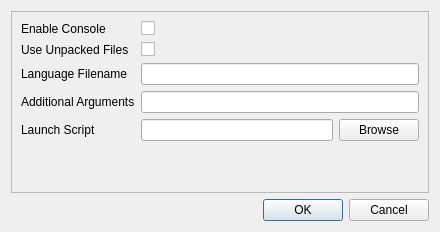
<?xml version="1.0" encoding="UTF-8"?>
<ui version="4.0">
 <class>LauncherSettingsDialog</class>
 <widget class="QDialog" name="LauncherSettingsDialog">
  <property name="windowModality">
   <enum>Qt::ApplicationModal</enum>
  </property>
  <property name="geometry">
   <rect>
    <x>0</x>
    <y>0</y>
    <width>440</width>
    <height>232</height>
   </rect>
  </property>
  <property name="windowTitle">
   <string>Launcher Arguments</string>
  </property>
  <property name="locale">
   <locale language="English" country="UnitedStates"/>
  </property>
  <property name="modal">
   <bool>true</bool>
  </property>
  <layout class="QVBoxLayout" name="verticalLayout">
   <item>
    <widget class="QFrame" name="frame">
     <property name="frameShape">
      <enum>QFrame::StyledPanel</enum>
     </property>
     <property name="frameShadow">
      <enum>QFrame::Raised</enum>
     </property>
     <layout class="QFormLayout" name="formLayout">
      <item row="0" column="0">
       <widget class="QLabel" name="enableConsoleLabel">
        <property name="text">
         <string>Enable Console</string>
        </property>
       </widget>
      </item>
      <item row="0" column="1">
       <widget class="QCheckBox" name="enableConsoleInput"/>
      </item>
      <item row="1" column="0">
       <widget class="QLabel" name="useUnpackedFilesLabel">
        <property name="text">
         <string>Use Unpacked Files</string>
        </property>
       </widget>
      </item>
      <item row="1" column="1">
       <widget class="QCheckBox" name="unpackedFilesInput"/>
      </item>
      <item row="2" column="0">
       <widget class="QLabel" name="customLanguageNameLabel">
        <property name="text">
         <string>Language Filename</string>
        </property>
       </widget>
      </item>
      <item row="2" column="1">
       <widget class="QLineEdit" name="langInput"/>
      </item>
      <item row="3" column="0">
       <widget class="QLabel" name="additionalArgumentsLabel">
        <property name="text">
         <string>Additional Arguments</string>
        </property>
       </widget>
      </item>
      <item row="3" column="1">
       <widget class="QLineEdit" name="customArgsInput"/>
      </item>
      <item row="4" column="0">
       <widget class="QLabel" name="launchScriptLabel">
        <property name="text">
         <string>Launch Script</string>
        </property>
       </widget>
      </item>
      <item row="4" column="1">
       <layout class="QHBoxLayout" name="horizontalLayout">
        <item>
         <widget class="QLineEdit" name="launchScriptInput"/>
        </item>
        <item>
         <widget class="QPushButton" name="scriptSearchBtn">
          <property name="text">
           <string>Browse</string>
          </property>
         </widget>
        </item>
       </layout>
      </item>
     </layout>
    </widget>
   </item>
   <item>
    <widget class="QDialogButtonBox" name="buttonBox">
     <property name="orientation">
      <enum>Qt::Horizontal</enum>
     </property>
     <property name="standardButtons">
      <set>QDialogButtonBox::Cancel|QDialogButtonBox::Ok</set>
     </property>
    </widget>
   </item>
  </layout>
 </widget>
 <resources/>
 <connections>
  <connection>
   <sender>buttonBox</sender>
   <signal>accepted()</signal>
   <receiver>LauncherSettingsDialog</receiver>
   <slot>accept()</slot>
   <hints>
    <hint type="sourcelabel">
     <x>224</x>
     <y>274</y>
    </hint>
    <hint type="destinationlabel">
     <x>157</x>
     <y>274</y>
    </hint>
   </hints>
  </connection>
  <connection>
   <sender>buttonBox</sender>
   <signal>rejected()</signal>
   <receiver>LauncherSettingsDialog</receiver>
   <slot>reject()</slot>
   <hints>
    <hint type="sourcelabel">
     <x>316</x>
     <y>260</y>
    </hint>
    <hint type="destinationlabel">
     <x>286</x>
     <y>274</y>
    </hint>
   </hints>
  </connection>
 </connections>
</ui>
